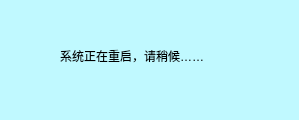
<?xml version="1.0" encoding="UTF-8"?>
<ui version="4.0">
 <class>Reboot</class>
 <widget class="QDialog" name="Reboot">
  <property name="geometry">
   <rect>
    <x>0</x>
    <y>0</y>
    <width>299</width>
    <height>120</height>
   </rect>
  </property>
  <property name="windowTitle">
   <string>Dialog</string>
  </property>
  <property name="styleSheet">
   <string notr="true">background-color: rgb(192, 249, 255);</string>
  </property>
  <widget class="QLabel" name="label">
   <property name="geometry">
    <rect>
     <x>60</x>
     <y>20</y>
     <width>231</width>
     <height>71</height>
    </rect>
   </property>
   <property name="text">
    <string>系统正在重启，请稍候……</string>
   </property>
  </widget>
 </widget>
 <resources/>
 <connections/>
</ui>
